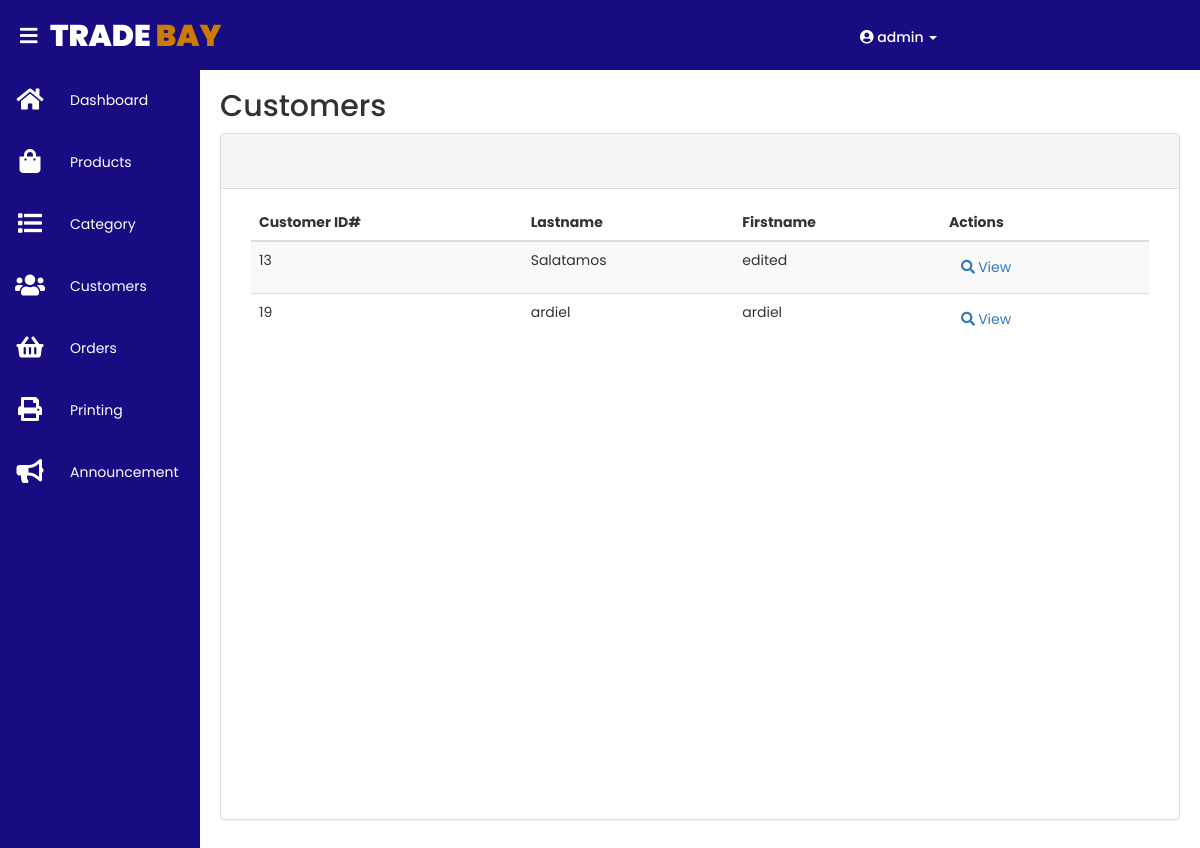
Page /admin/customer.php (signed in) on the earlier database version.
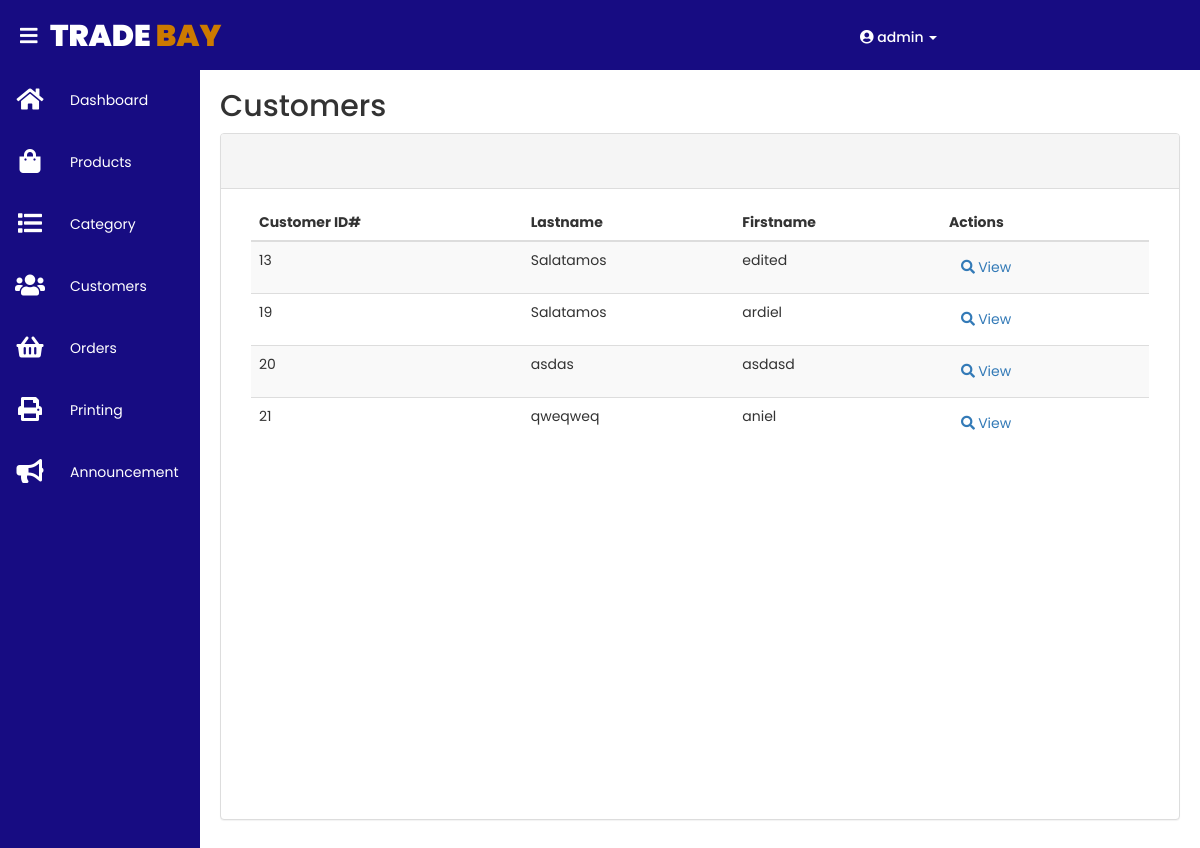
Same page on the later database version.
### tables this page shows
CREATE TABLE `customer_tbl` (
  `customer_id` int(10) NOT NULL,
  `customer_fname` varchar(25) NOT NULL,
  `customer_lname` varchar(25) NOT NULL,
  `house_no` int(10) NOT NULL,
  `barangay` varchar(25) NOT NULL,
  `city` varchar(25) NOT NULL,
  `province` varchar(25) NOT NULL,
  `customer_email` varchar(50) NOT NULL,
  `customer_phonenumber` varchar(15) NOT NULL,
  `date_created` timestamp NOT NULL DEFAULT current_timestamp() ON UPDATE current_timestamp(),
  `account_id` int(10) NOT NULL
);

### admin/customer.php (the view, shortened to what this page needs)
<?php
	include('../include/dbconnection.php');
	include('../include/header.php');
	include('../include/navbar.php');
	$query3 = "SELECT * FROM customer_tbl";
	$result3 = mysqli_query($db,$query3);
	$show_cust = mysqli_fetch_assoc($result3);
?>
	<div class="content">
		<div class="for_title">
			<h2>Customers</h2>
		</div>
		<div class="my_content">
			<div class="panel panel-default">
			  	<div class="panel-heading" style="height: 55px">
			  	</div>
			  	<div class="panel-body">
			  		<div class="container" style="width: 100%; height: 600px; overflow: auto;">
			  			<table id="example" class="table table-striped">
			  				<thead>
			  					<tr>
			  						<th>Customer ID#</th>
			  						<th>Lastname</th>
			  						<th>Firstname</th>
			  						<th>Actions</th>
			  					</tr>
			  				</thead>
			  				<tbody>
			  					<?php
			  						if (mysqli_num_rows($result3) ==0) {
			  							?>
			  								<tr>
			  									<td colspan="6" class="text-center">No Entry<td>
			  								</tr>
			  							<?php
			  						}
			  						else{
			  							do{
			  					?>
			  						<tr>
			  							<td><?php echo $show_cust['customer_id']; ?></td>
			  							<td><?php echo $show_cust['customer_lname']; ?></td>
			  							<td><?php echo $show_cust['customer_fname']; ?></td>
			  							<td>
			  								<form method="POST">
				  								<button type="submit" name="view" class="btn-sm btn-link view">
				  									<i class="fas fa-search"></i> <span class="actions">View</span>
				  								</button>
				  							</form>
			  							</td>
			  						</tr>
			  					<?php
			  							}while ($show_cust = mysqli_fetch_assoc($result3));
			  						}
			  					?>
			  				</tbody>
			  			</table>
			  		</div>
			  	</div>
			</div>
		</div>
	</div>

Differences in the rows shown:
changed customer_tbl "ardiel": customer_lname "ardiel" → "Salatamos"
added customer_tbl: customer_id "20", customer_lname "asdas", customer_fname "asdasd"
added customer_tbl: customer_id "21", customer_lname "qweqweq", customer_fname "aniel"
